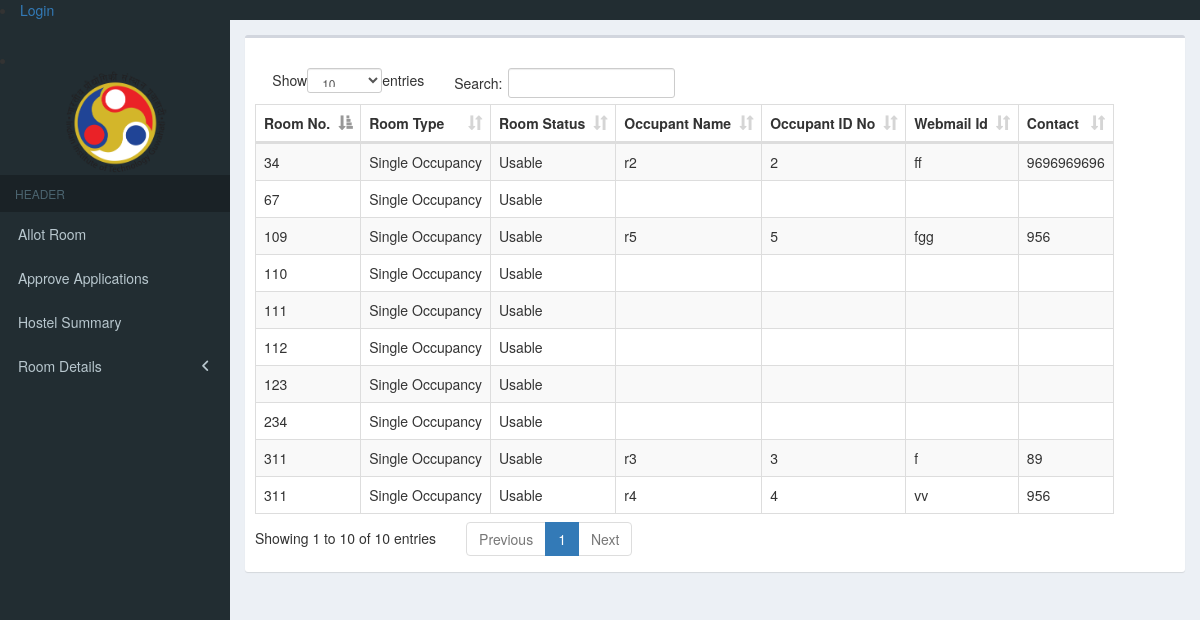
Page /hab_portal/hab_app/chrViewRoom/?param=Siang on the committed database.
### hab_app/models.py (models this page shows, shortened)
class HostelRoom(models.Model):
    class Meta:
        verbose_name = "HostelRoom"
        verbose_name_plural = "HostelRoom"
    roomNo = models.CharField(max_length=255,primary_key=True)
    roomOccupancyType = models.ForeignKey(RoomCategory)
    floorInfo = models.CharField(max_length=255,choices = FLOOR_CHOICES)
    roomStatus = models.CharField(max_length=255,choices=ROOM_STATUS_CHOICES)
    roomOccupancyGender = models.CharField(max_length=255,choices=GENDER_CHOICES,blank=True,null=True)
    comments = models.CharField(max_length=255,blank=True,null=True)

class SiangRoom(HostelRoom):
    class Meta:
        verbose_name = "siangRoom"
        verbose_name_plural = "siangRoom"

class HostelRoom(models.Model):
    class Meta:
        verbose_name = "HostelRoom"
        verbose_name_plural = "HostelRoom"
    roomNo = models.CharField(max_length=255,primary_key=True)
    roomOccupancyType = models.ForeignKey(RoomCategory)
    floorInfo = models.CharField(max_length=255,choices = FLOOR_CHOICES)
    roomStatus = models.CharField(max_length=255,choices=ROOM_STATUS_CHOICES)
    roomOccupancyGender = models.CharField(max_length=255,choices=GENDER_CHOICES,blank=True,null=True)
    comments = models.CharField(max_length=255,blank=True,null=True)

class RoomCategory(models.Model):
    class Meta:
        verbose_name = "RoomCategory"
        verbose_name_plural = "RoomCategory"
    roomId = models.IntegerField(null=False)
    abbrevation = models.CharField(max_length=255,primary_key=True)
    description = models.CharField(max_length=255,null=False)
    def __str__(self):
        return str(self.description)

class OccupantDetails(models.Model):
    def validate_image(fieldfile_obj):
        filesize = fieldfile_obj.file.size
        megabyte_limit = 5.0
        if filesize > megabyte_limit*1024*1024:
            raise ValidationError("Max file size is %sMB" % str(megabyte_limit))
    class Meta:
        verbose_name = "OccupantDetails"
        verbose_name_plural = "OccupantDetails"
    name = models.CharField(max_length=255,null = True,blank= True)
    idType = models.CharField(max_length=255,choices = ID_CHOICES,null = True,blank= True)
    idNo = models.CharField(max_length=255,primary_key=True,null=False)
    gender = models.CharField(max_length=255,choices = GENDER_CHOICES,null = True,blank= True)
    saORda = models.CharField(max_length=255,choices = ABILITY_CHOICES,null = True,blank= True)
    webmail = models.CharField(max_length=255,null = True,blank= True)
    altEmail = models.CharField(max_length=255,null = True,blank= True)
    mobNo = models.CharField(max_length=255,null = True,blank= True)
    emgercencyNo = models.CharField(max_length=255)
    photo = models.ImageField(upload_to='profile_pics',blank=True,validators=[validate_image],null=True)
    idPhoto = models.ImageField(upload_to='id_pics',blank=True,validators=[validate_image],null=True)
    Address=models.CharField(max_length=300,null = True,blank= True)
    Pincode=models.PositiveIntegerField( validators=[MaxValueValidator(999999)],null = True,blank= True)
    bankName = models.CharField(max_length=255,null = True,blank= True)
    bankAccount = models.CharField(max_length=255,null = True,blank= True)
    IFSCCode = models.CharField(max_length=255,null = True,blank= True)
    accHolderName = models.CharField(max_length=255,null = True,blank= True)

### hab_app/views.py (the view)
def chrViewRoom(request):
    if request.method == 'GET':
        if request.GET.get('param') :
            hostel = request.GET.get('param')
            ROtable = AllHostelMetaData.objects.get(hostelName__iexact = hostel)
            relation_table = ROtable.hostelRoomOccupant
            room_table = ROtable.hostelRoom
            relation_model = apps.get_model(app_label='hab_app', model_name=relation_table)
            room_model = apps.get_model(app_label='hab_app', model_name=room_table)
            relation = relation_model.objects.all()
            occupants = list()
            room_list = list()
            for i in relation:
                if OccupantDetails.objects.filter(idNo__iexact=i.occupantId).count() == 1:
                    occupants.append(OccupantDetails.objects.get(idNo__iexact=i.occupantId))
                    if room_model.objects.filter(roomNo = i.roomNo).count() == 1:
                        room_list.append(room_model.objects.get(roomNo = i.roomNo))
            zipped = zip(room_list,occupants)
            empty_rooms = list()
            all_rooms = room_model.objects.all()
            for i in all_rooms:
                flag = 0
                for j in room_list:
                    if i.roomNo == j.roomNo:
                        flag = 1
                        break
                if flag == 0:
                    empty_rooms.append(i)
            hostels = AllHostelMetaData.objects.all()
            return render(request,'hab_app/chrViewRoom.html',{'ROtable':ROtable,'zipped':zipped ,'empty_rooms':empty_rooms,'hostels':hostels})

### templates/hab_app/chrViewRoom.html
{% extends "hab_app/chrView.html" %}
{% block body_block %}
  <thead>
      <tr>
          <th>Room No.</th>
          <th>Room Type</th>
          <th>Room Status</th>
          <th>Occupant Name</th>
          <th>Occupant ID No</th>
          <th>Webmail Id</th>
          <th>Contact</th>
      </tr>
  </thead>
  <tbody>
    {% for i,j in zipped %}
    <tr>
          <td>{{ i.roomNo }}</td>
          <td>{{ i.roomOccupancyType }}</td>
          <td>{{ i.roomStatus }}</td>
          <td>{{ j.name }}</td>
          <td>{{ j.idNo}}</td>
          <td>{{ j.webmail}}</td>
          <td>{{j.mobNo}}</td>
      </tr>
      {% endfor %}
    {% for i in empty_rooms %}
    <tr>
          <td>{{ i.roomNo }}</td>
          <td>{{ i.roomOccupancyType }}</td>
          <td>{{ i.roomStatus }}</td>
          <td></td>
          <td></td>
          <td></td>
          <td></td>
      </tr>
      {% endfor %}
  </tbody>
{% endblock %}

### rows in the picture
SiangRoom: roomNo "34", roomOccupancyType "Single Occupancy", roomStatus "Usable", name "r2", idNo "2", webmail "ff", mobNo "9696969696"
SiangRoom: roomNo "311", roomOccupancyType "Single Occupancy", roomStatus "Usable", name "r3", idNo "3", webmail "f", mobNo "89", name "r4", idNo "4", webmail "vv", mobNo "956"
SiangRoom: roomNo "109", roomOccupancyType "Single Occupancy", roomStatus "Usable", name "r5", idNo "5", webmail "fgg", mobNo "956"
SiangRoom: roomNo "123", roomOccupancyType "Single Occupancy", roomStatus "Usable"
SiangRoom: roomNo "234", roomOccupancyType "Single Occupancy", roomStatus "Usable"
SiangRoom: roomNo "67", roomOccupancyType "Single Occupancy", roomStatus "Usable"
SiangRoom: roomNo "110", roomOccupancyType "Single Occupancy", roomStatus "Usable"
SiangRoom: roomNo "112", roomOccupancyType "Single Occupancy", roomStatus "Usable"
SiangRoom: roomNo "111", roomOccupancyType "Single Occupancy", roomStatus "Usable"
